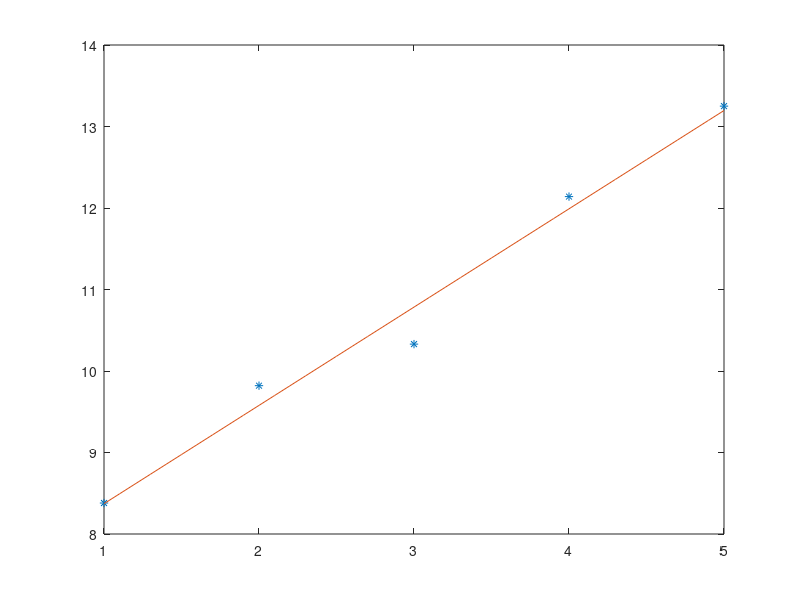

Source code (MATLAB): (Note: this script raises an error after producing the figure.)
x=[1 2 3 4 5 ];
y=[8.38 9.82 10.33 12.14 13.25 ];
p=polyfit(x,y,1)
xm=[x(1):0.1:x(end)];
ym=polyval(p,xm);
plot(x,y,'*',xm,ym)
fit(x',y','poly3')